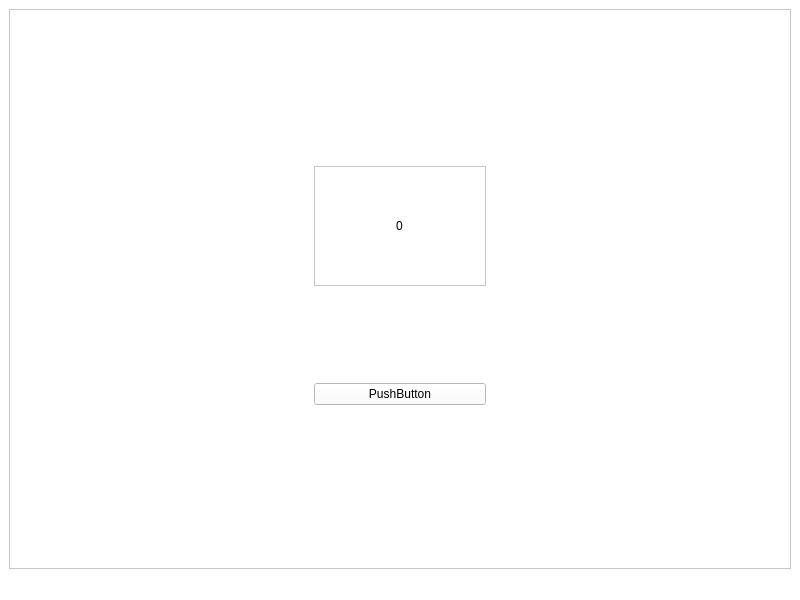
<?xml version="1.0" encoding="UTF-8"?>
<ui version="4.0">
 <class>MainWindow</class>
 <widget class="QMainWindow" name="MainWindow">
  <property name="geometry">
   <rect>
    <x>0</x>
    <y>0</y>
    <width>800</width>
    <height>600</height>
   </rect>
  </property>
  <property name="minimumSize">
   <size>
    <width>800</width>
    <height>600</height>
   </size>
  </property>
  <property name="font">
   <font>
    <family>Arial</family>
    <pointsize>12</pointsize>
   </font>
  </property>
  <property name="windowTitle">
   <string>Pantalla Principal</string>
  </property>
  <property name="styleSheet">
   <string notr="true">background-color: rgb(255, 255, 255);</string>
  </property>
  <widget class="QWidget" name="centralwidget">
   <layout class="QHBoxLayout" name="horizontalLayout">
    <item>
     <widget class="QFrame" name="frame">
      <property name="frameShape">
       <enum>QFrame::StyledPanel</enum>
      </property>
      <property name="frameShadow">
       <enum>QFrame::Raised</enum>
      </property>
      <layout class="QVBoxLayout" name="verticalLayout">
       <item>
        <layout class="QGridLayout" name="gridLayout">
         <item row="0" column="3">
          <spacer name="horizontalSpacer_10">
           <property name="orientation">
            <enum>Qt::Horizontal</enum>
           </property>
           <property name="sizeHint" stdset="0">
            <size>
             <width>40</width>
             <height>20</height>
            </size>
           </property>
          </spacer>
         </item>
         <item row="5" column="0">
          <spacer name="verticalSpacer_6">
           <property name="orientation">
            <enum>Qt::Vertical</enum>
           </property>
           <property name="sizeHint" stdset="0">
            <size>
             <width>20</width>
             <height>40</height>
            </size>
           </property>
          </spacer>
         </item>
         <item row="0" column="6">
          <spacer name="horizontalSpacer_7">
           <property name="orientation">
            <enum>Qt::Horizontal</enum>
           </property>
           <property name="sizeHint" stdset="0">
            <size>
             <width>40</width>
             <height>20</height>
            </size>
           </property>
          </spacer>
         </item>
         <item row="10" column="0">
          <spacer name="verticalSpacer_11">
           <property name="orientation">
            <enum>Qt::Vertical</enum>
           </property>
           <property name="sizeHint" stdset="0">
            <size>
             <width>20</width>
             <height>40</height>
            </size>
           </property>
          </spacer>
         </item>
         <item row="0" column="2">
          <spacer name="horizontalSpacer_11">
           <property name="orientation">
            <enum>Qt::Horizontal</enum>
           </property>
           <property name="sizeHint" stdset="0">
            <size>
             <width>40</width>
             <height>20</height>
            </size>
           </property>
          </spacer>
         </item>
         <item row="3" column="0">
          <spacer name="verticalSpacer_4">
           <property name="orientation">
            <enum>Qt::Vertical</enum>
           </property>
           <property name="sizeHint" stdset="0">
            <size>
             <width>20</width>
             <height>40</height>
            </size>
           </property>
          </spacer>
         </item>
         <item row="12" column="0">
          <spacer name="verticalSpacer_12">
           <property name="orientation">
            <enum>Qt::Vertical</enum>
           </property>
           <property name="sizeHint" stdset="0">
            <size>
             <width>20</width>
             <height>40</height>
            </size>
           </property>
          </spacer>
         </item>
         <item row="2" column="0">
          <spacer name="verticalSpacer_2">
           <property name="orientation">
            <enum>Qt::Vertical</enum>
           </property>
           <property name="sizeHint" stdset="0">
            <size>
             <width>20</width>
             <height>40</height>
            </size>
           </property>
          </spacer>
         </item>
         <item row="8" column="0">
          <spacer name="verticalSpacer_9">
           <property name="orientation">
            <enum>Qt::Vertical</enum>
           </property>
           <property name="sizeHint" stdset="0">
            <size>
             <width>20</width>
             <height>40</height>
            </size>
           </property>
          </spacer>
         </item>
         <item row="0" column="9">
          <spacer name="horizontalSpacer_4">
           <property name="orientation">
            <enum>Qt::Horizontal</enum>
           </property>
           <property name="sizeHint" stdset="0">
            <size>
             <width>40</width>
             <height>20</height>
            </size>
           </property>
          </spacer>
         </item>
         <item row="0" column="8">
          <spacer name="horizontalSpacer_5">
           <property name="orientation">
            <enum>Qt::Horizontal</enum>
           </property>
           <property name="sizeHint" stdset="0">
            <size>
             <width>40</width>
             <height>20</height>
            </size>
           </property>
          </spacer>
         </item>
         <item row="0" column="10">
          <spacer name="horizontalSpacer_3">
           <property name="orientation">
            <enum>Qt::Horizontal</enum>
           </property>
           <property name="sizeHint" stdset="0">
            <size>
             <width>40</width>
             <height>20</height>
            </size>
           </property>
          </spacer>
         </item>
         <item row="0" column="7">
          <spacer name="horizontalSpacer_6">
           <property name="orientation">
            <enum>Qt::Horizontal</enum>
           </property>
           <property name="sizeHint" stdset="0">
            <size>
             <width>40</width>
             <height>20</height>
            </size>
           </property>
          </spacer>
         </item>
         <item row="0" column="0">
          <spacer name="horizontalSpacer_13">
           <property name="orientation">
            <enum>Qt::Horizontal</enum>
           </property>
           <property name="sizeHint" stdset="0">
            <size>
             <width>40</width>
             <height>20</height>
            </size>
           </property>
          </spacer>
         </item>
         <item row="7" column="0">
          <spacer name="verticalSpacer_8">
           <property name="orientation">
            <enum>Qt::Vertical</enum>
           </property>
           <property name="sizeHint" stdset="0">
            <size>
             <width>20</width>
             <height>40</height>
            </size>
           </property>
          </spacer>
         </item>
         <item row="6" column="0">
          <spacer name="verticalSpacer_7">
           <property name="orientation">
            <enum>Qt::Vertical</enum>
           </property>
           <property name="sizeHint" stdset="0">
            <size>
             <width>20</width>
             <height>40</height>
            </size>
           </property>
          </spacer>
         </item>
         <item row="9" column="0">
          <spacer name="verticalSpacer_10">
           <property name="orientation">
            <enum>Qt::Vertical</enum>
           </property>
           <property name="sizeHint" stdset="0">
            <size>
             <width>20</width>
             <height>40</height>
            </size>
           </property>
          </spacer>
         </item>
         <item row="0" column="12">
          <spacer name="horizontalSpacer">
           <property name="orientation">
            <enum>Qt::Horizontal</enum>
           </property>
           <property name="sizeHint" stdset="0">
            <size>
             <width>40</width>
             <height>20</height>
            </size>
           </property>
          </spacer>
         </item>
         <item row="0" column="4">
          <spacer name="horizontalSpacer_9">
           <property name="orientation">
            <enum>Qt::Horizontal</enum>
           </property>
           <property name="sizeHint" stdset="0">
            <size>
             <width>40</width>
             <height>20</height>
            </size>
           </property>
          </spacer>
         </item>
         <item row="4" column="0">
          <spacer name="verticalSpacer_5">
           <property name="orientation">
            <enum>Qt::Vertical</enum>
           </property>
           <property name="sizeHint" stdset="0">
            <size>
             <width>20</width>
             <height>40</height>
            </size>
           </property>
          </spacer>
         </item>
         <item row="1" column="0">
          <spacer name="verticalSpacer">
           <property name="orientation">
            <enum>Qt::Vertical</enum>
           </property>
           <property name="sizeHint" stdset="0">
            <size>
             <width>20</width>
             <height>40</height>
            </size>
           </property>
          </spacer>
         </item>
         <item row="11" column="0">
          <spacer name="verticalSpacer_13">
           <property name="orientation">
            <enum>Qt::Vertical</enum>
           </property>
           <property name="sizeHint" stdset="0">
            <size>
             <width>20</width>
             <height>40</height>
            </size>
           </property>
          </spacer>
         </item>
         <item row="0" column="11">
          <spacer name="horizontalSpacer_2">
           <property name="orientation">
            <enum>Qt::Horizontal</enum>
           </property>
           <property name="sizeHint" stdset="0">
            <size>
             <width>40</width>
             <height>20</height>
            </size>
           </property>
          </spacer>
         </item>
         <item row="0" column="5">
          <spacer name="horizontalSpacer_8">
           <property name="orientation">
            <enum>Qt::Horizontal</enum>
           </property>
           <property name="sizeHint" stdset="0">
            <size>
             <width>40</width>
             <height>20</height>
            </size>
           </property>
          </spacer>
         </item>
         <item row="0" column="1">
          <spacer name="horizontalSpacer_12">
           <property name="orientation">
            <enum>Qt::Horizontal</enum>
           </property>
           <property name="sizeHint" stdset="0">
            <size>
             <width>40</width>
             <height>20</height>
            </size>
           </property>
          </spacer>
         </item>
         <item row="13" column="0" colspan="13">
          <spacer name="horizontalSpacer_14">
           <property name="orientation">
            <enum>Qt::Horizontal</enum>
           </property>
           <property name="sizeHint" stdset="0">
            <size>
             <width>40</width>
             <height>20</height>
            </size>
           </property>
          </spacer>
         </item>
         <item row="1" column="12" rowspan="12">
          <spacer name="verticalSpacer_3">
           <property name="orientation">
            <enum>Qt::Vertical</enum>
           </property>
           <property name="sizeHint" stdset="0">
            <size>
             <width>20</width>
             <height>40</height>
            </size>
           </property>
          </spacer>
         </item>
         <item row="4" column="5" rowspan="3" colspan="3">
          <widget class="QFrame" name="frame_2">
           <property name="frameShape">
            <enum>QFrame::StyledPanel</enum>
           </property>
           <property name="frameShadow">
            <enum>QFrame::Raised</enum>
           </property>
           <layout class="QVBoxLayout" name="verticalLayout_2">
            <item alignment="Qt::AlignHCenter">
             <widget class="QLabel" name="label">
              <property name="text">
               <string>0</string>
              </property>
             </widget>
            </item>
           </layout>
          </widget>
         </item>
         <item row="9" column="5" colspan="3">
          <widget class="QPushButton" name="pushButton">
           <property name="text">
            <string>PushButton</string>
           </property>
          </widget>
         </item>
        </layout>
       </item>
      </layout>
     </widget>
    </item>
   </layout>
  </widget>
  <widget class="QStatusBar" name="statusbar"/>
 </widget>
 <resources/>
 <connections/>
</ui>
